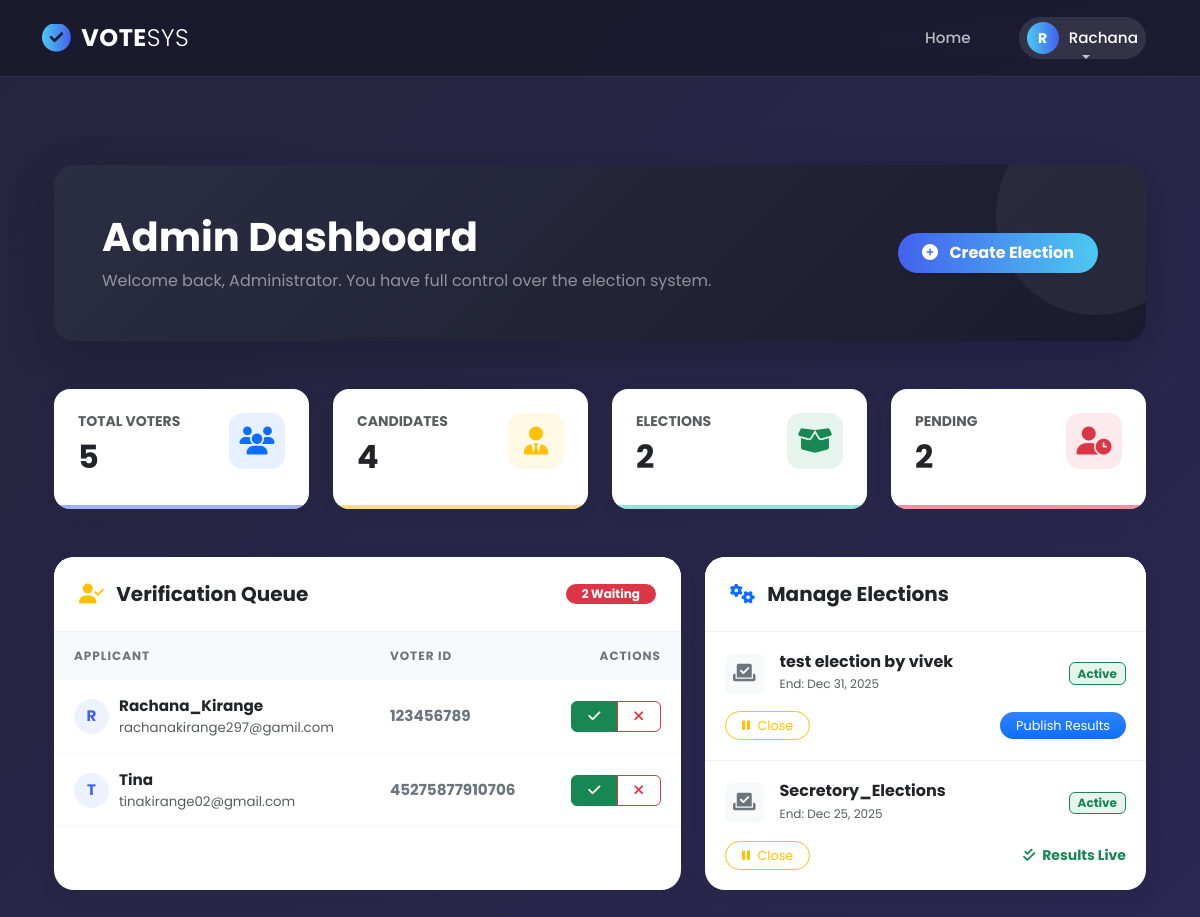
The page /users/admin-dashboard/ (signed in) on the database as committed earlier.
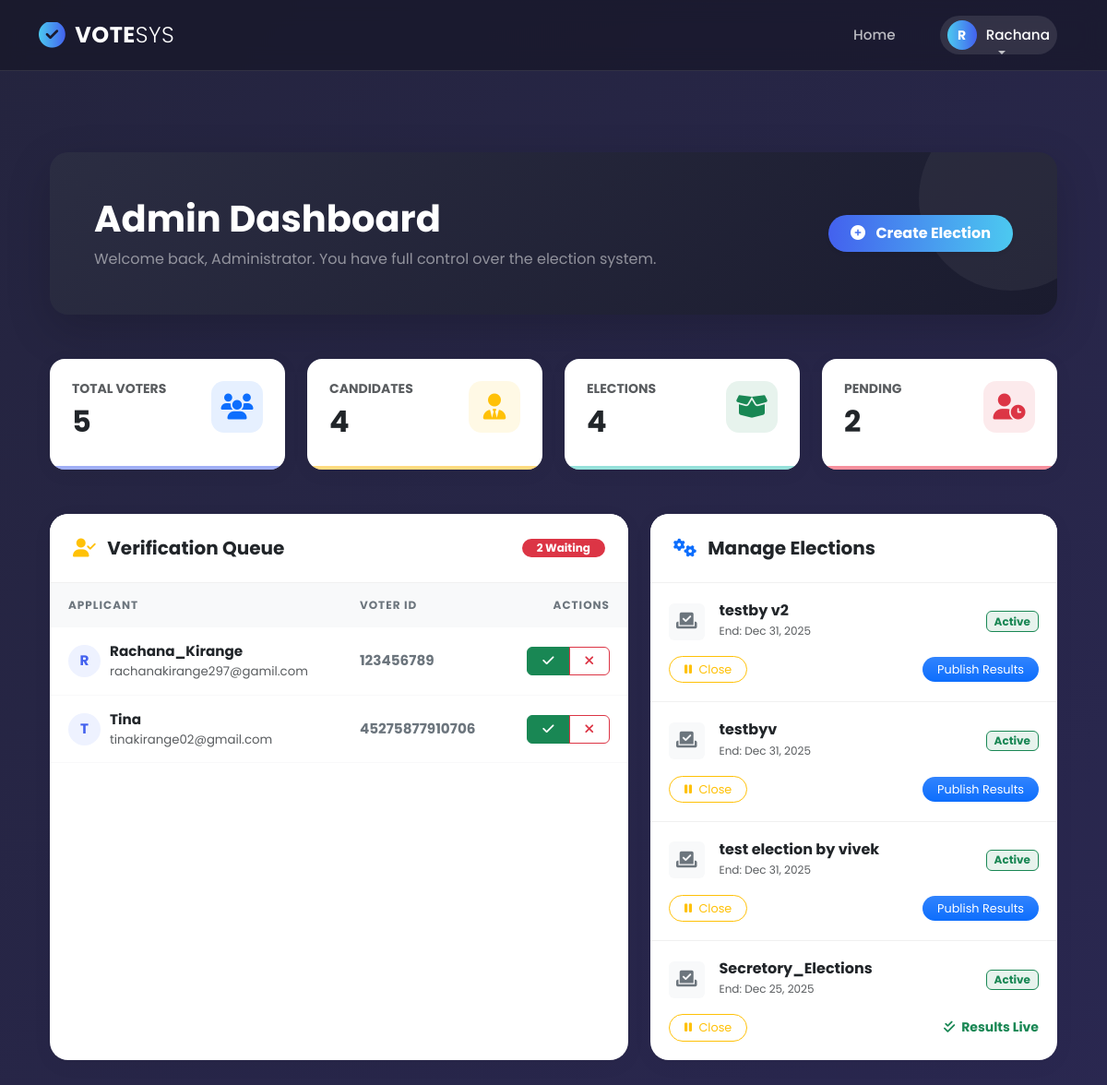
The same page on the database as committed later.
### users/models.py (models this page shows, shortened)
class Voter(models.Model):
    VERIFICATION_STATUS_CHOICES = [
        ("pending", "Pending Verification"),
        ("verified", "Verified"),
        ("rejected", "Rejected"),
    ]
    user = models.OneToOneField(settings.AUTH_USER_MODEL, on_delete=models.CASCADE)
    voter_id = models.CharField(max_length=20, unique=True)
    mobile_no = models.CharField(max_length=15)
    address = models.TextField()
    verification_status = models.CharField(
        max_length=20,
        choices=VERIFICATION_STATUS_CHOICES,
        default="pending",
    )
    verification_date = models.DateTimeField(null=True, blank=True)

class CustomUser(AbstractBaseUser, PermissionsMixin):
    ROLE_CHOICES = [
        ("admin", "Admin"),
        ("voter", "Voter"),
        ("candidate", "Candidate"),
    ]
    user_id = models.AutoField(primary_key=True)
    username = models.CharField(max_length=150, unique=True)
    full_name = models.CharField(max_length=255, blank=True, null=True)
    email = models.EmailField(unique=True)
    role = models.CharField(max_length=20, choices=ROLE_CHOICES, default="voter")
    is_active = models.BooleanField(default=True)
    is_staff = models.BooleanField(default=False)
    created_at = models.DateTimeField(auto_now_add=True)
    objects = CustomUserManager()
    USERNAME_FIELD = "username"
    REQUIRED_FIELDS = ["email"]

### elections/models.py (models this page shows, shortened)
class Election(models.Model):
    ELECTION_TYPES = [
        ('single', 'Single Winner'),
        ('multi', 'Multi Winner'),
        ('referendum', 'Referendum'),
    ]
    title = models.CharField(max_length=200)
    description = models.TextField(blank=True)
    election_type = models.CharField(max_length=30, choices=ELECTION_TYPES, default='single')
    start_date = models.DateTimeField()
    end_date = models.DateTimeField()
    is_active = models.BooleanField(default=False)
    created_at = models.DateTimeField(auto_now_add=True)
    results_published = models.BooleanField(default=False, help_text="Check this to make results visible to voters")
    class Meta:
        ordering = ['-created_at']

### users/views.py (the view)
# urls.py: path('admin-dashboard/', views.admin_dashboard, name='admin_dashboard'),
@login_required
def admin_dashboard(request):
    if not (request.user.is_superuser or request.user.is_staff or request.user.role == 'admin'):
        messages.error(request, "Access Denied: Admins only.")
        return redirect('users_home')
    total_voters = Voter.objects.count()
    total_candidates = Candidate.objects.count()
    total_elections = Election.objects.count()
    pending_voters = Voter.objects.filter(verification_status='pending')
    all_candidates = Candidate.objects.select_related('party', 'user').all()
    all_voters = Voter.objects.select_related('user').all()
    all_elections = Election.objects.all().order_by('-start_date')
    context = {
        'total_voters': total_voters,
        'total_candidates': total_candidates,
        'total_elections': total_elections,
        'pending_voters': pending_voters,
        'elections': all_elections,
        'all_candidates': all_candidates,  # ✅ pass candidates
        'all_voters': all_voters,          # ✅ pass voters
    }
    return render(request, 'dashboards/admin_dashboard.html', context)

### users/templates/dashboards/admin_dashboard.html (shortened to what the changed rows need)
{% extends 'base.html' %}
{% block content %}
<link rel="stylesheet" href="https://cdnjs.cloudflare.com/ajax/libs/font-awesome/6.4.0/css/all.min.css">
<div class="container py-5">
    <div class="admin-banner p-4 p-md-5 mb-5 shadow-lg">
        <div class="row align-items-center position-relative z-1">
            <div class="col-md-8">
                <h1 class="fw-bold mb-2">Admin Dashboard</h1>
            </div>
        </div>
    </div>
    <div class="row g-4 mb-5">
        <div class="col-xl-3 col-md-6">
            <div class="stat-card" style="color: #4361ee;">
                <div class="d-flex justify-content-between align-items-start">
                    <div>
                        <h2 class="fw-bold text-dark mb-0">{{ total_voters }}</h2>
                    </div>
                </div>
            </div>
        </div>
        <div class="col-xl-3 col-md-6">
            <div class="stat-card" style="color: #ffb703;">
                <div class="d-flex justify-content-between align-items-start">
                    <div>
                        <h2 class="fw-bold text-dark mb-0">{{ total_candidates }}</h2>
                    </div>
                </div>
            </div>
        </div>
        <div class="col-xl-3 col-md-6">
            <div class="stat-card" style="color: #2ec4b6;">
                <div class="d-flex justify-content-between align-items-start">
                    <div>
                        <h6 class="text-uppercase text-muted fw-bold small mb-2">Elections</h6>
                        <h2 class="fw-bold text-dark mb-0">{{ total_elections }}</h2>
                    </div>
                </div>
            </div>
        </div>
        <div class="col-xl-3 col-md-6">
            <div class="stat-card" style="color: #ef233c;">
                <div class="d-flex justify-content-between align-items-start">
                    <div>
                        <h2 class="fw-bold text-dark mb-0">{{ pending_voters.count }}</h2>
                    </div>
                </div>
            </div>
        </div>
    </div>
    <div class="row g-4">
        <div class="col-lg-7">
            <div class="control-card">
                <div class="card-body p-0">
                    {% if pending_voters %}
                        <div class="table-responsive">
                            <table class="table table-custom mb-0">
                                <thead>
                                    <tr>
                                        <th>Applicant</th>
                                        <th>Voter ID</th>
                                        <th class="text-end">Actions</th>
                                    </tr>
                                </thead>
                                <tbody>
                                    {% for v in pending_voters|slice:":6" %}
                                    <tr>
                                        <td>
                                            <div class="d-flex align-items-center">
                                                <div class="user-initial">{{ v.user.username|slice:":1"|upper }}</div>
                                                <div>
                                                    <div class="fw-bold text-dark">{{ v.user.username }}</div>
                                                    <div class="small text-muted">{{ v.user.email }}</div>
                                                </div>
                                            </div>
                                        </td>
                                        <td class="text-secondary fw-bold">{{ v.voter_id }}</td>
                                        <td class="text-end">
                                            <div class="btn-group">
                                                <a href="{% url 'verify_voter' v.id %}" class="btn btn-sm btn-success px-3 rounded-start" title="Approve">
                                                    <i class="fas fa-check"></i>
                                                </a>
                                                <a href="{% url 'delete_voter' v.id %}" class="btn btn-sm btn-outline-danger px-3 rounded-end" title="Reject/Delete" onclick="return confirm('Delete this user?');">
                                                    <i class="fas fa-times"></i>
                                                </a>
                                            </div>
                                        </td>
                                    </tr>
                                    {% endfor %}
                                </tbody>
                            </table>
                        </div>
                    {% endif %}
                </div>
            </div>
        </div>
        <div class="col-lg-5">
            <div class="control-card">
                <div class="card-body p-0">
                    {% if elections %}
                        <div class="d-flex flex-column">
                        {% for e in elections %}
                            <div class="election-item">
                                <div class="d-flex justify-content-between align-items-center mb-3">
                                    <div class="d-flex align-items-center">
                                        <div class="bg-light rounded p-2 me-3 text-secondary">
                                            <i class="fas fa-vote-yea fa-lg"></i>
                                        </div>
                                        <div>
                                            <h6 class="fw-bold text-dark mb-0">{{ e.title }}</h6>
                                            <small class="text-muted" style="font-size: 0.75rem;">
                                                End: {{ e.end_date|date:"M d, Y" }}
                                            </small>
                                        </div>
                                    </div>
                                    {% if e.is_active %}
                                        <span class="badge bg-success bg-opacity-10 text-success border border-success px-2">Active</span>
                                    {% else %}
                                        <span class="badge bg-secondary bg-opacity-10 text-secondary border border-secondary px-2">Closed</span>
                                    {% endif %}
                                </div>
                                <div class="d-flex justify-content-between align-items-center mt-2">
                                    <a href="{% url 'toggle_election' e.id %}" class="btn btn-sm {% if e.is_active %}btn-outline-warning{% else %}btn-outline-success{% endif %} rounded-pill px-3" style="font-size: 0.8rem;">
                                        {% if e.is_active %}
                                            <i class="fas fa-pause me-1"></i> Close
                                        {% else %}
                                            <i class="fas fa-play me-1"></i> Open
                                        {% endif %}
                                    </a>
                                    {% if not e.results_published %}
                                        <a href="{% url 'publish_results' e.id %}" class="btn btn-sm btn-primary bg-gradient rounded-pill px-3 border-0" style="font-size: 0.8rem;">
                                            Publish Results
                                        </a>
                                    {% else %}
                                        <span class="text-success small fw-bold"><i class="fas fa-check-double me-1"></i> Results Live</span>
                                    {% endif %}
                                </div>
                            </div>
                        {% endfor %}
                        </div>
                    {% endif %}
                </div>
            </div>
        </div>
    </div>
</div>
{% endblock %}

Rows that differ between the two databases and show on the page:
added Election: title "testby v2", end_date "Dec 31, 2025", is_active "Active", results_published "Publish Results"
added Election: title "testbyv", end_date "Dec 31, 2025", is_active "Active", results_published "Publish Results"
Other text that changed with them:
{{ total_elections }}: "2" → "4"
